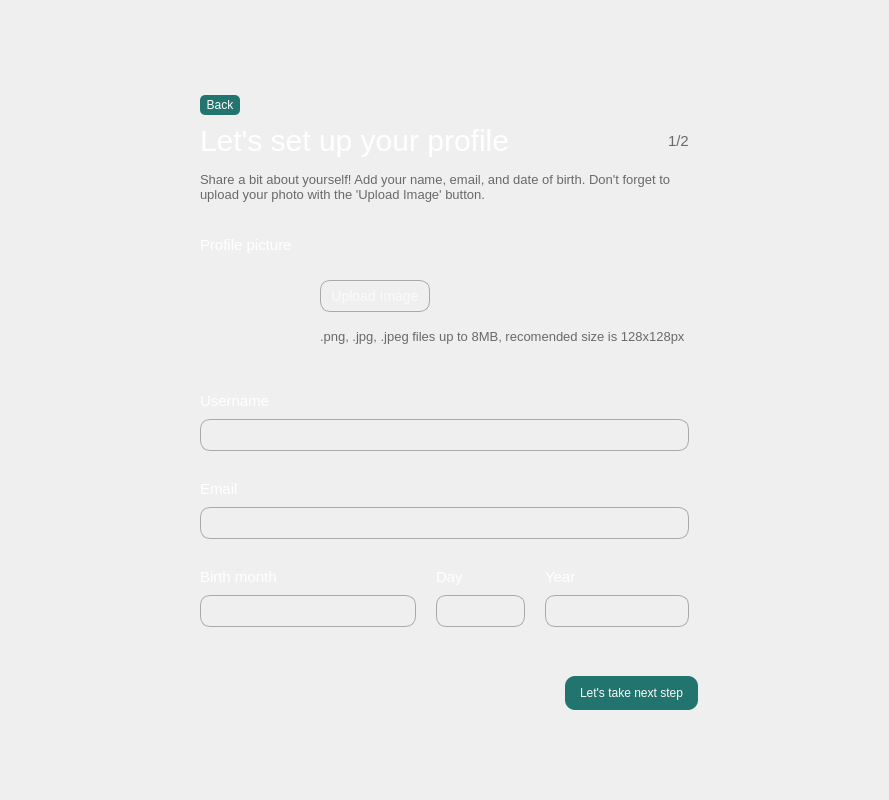
<?xml version="1.0" encoding="UTF-8"?>
<ui version="4.0">
 <class>registerPersonal</class>
 <widget class="QWidget" name="registerPersonal">
  <property name="windowModality">
   <enum>Qt::WindowModality::NonModal</enum>
  </property>
  <property name="enabled">
   <bool>true</bool>
  </property>
  <property name="geometry">
   <rect>
    <x>0</x>
    <y>0</y>
    <width>889</width>
    <height>800</height>
   </rect>
  </property>
  <property name="sizePolicy">
   <sizepolicy hsizetype="Preferred" vsizetype="Preferred">
    <horstretch>0</horstretch>
    <verstretch>0</verstretch>
   </sizepolicy>
  </property>
  <property name="windowTitle">
   <string>Form</string>
  </property>
  <property name="windowOpacity">
   <double>-3.000000000000000</double>
  </property>
  <property name="styleSheet">
   <string notr="true">#registerPage {
    font-family: &quot;ClashGrotesk&quot;;
}

QLabel {
    color: #FFFFFF;
}

#setUp {
    font-size: 30px;
}

#profilePicture,
#username,
#email,
#birthMonth,
#day,
#year {
    font-size: 15px;
}

#countPage,
#info,
#uploadRestriction {
    color: #696969;
}

#countPage {
    font-size: 15px;
}

#info,
#uploadRestriction {
    font-size: 13px; 
}

#uploadImageButton,
#usernameEdit,
#emailEdit,
#birthMonthBox,
#dayBox,
#yearBox {
	 height: 20px;
    font-size: 14px;
    color: #FAFAFA;
    background-color: transparent;
    border: 1px solid #A9A9A9;
    border-radius: 10px;
    padding: 5px 10px;
    outline: none;
}

#usernameEdit:hover,
#emailEdit:hover,
#birthMonthBox:hover,
#dayBox:hover,
#yearBox:hover {
	 border-color: #22756F;
    background-color: #1E1E1E;
    color: #FFFFFF;
}

#next,
#back {
    border: none;
	outline: none;
    background-color: #22756F;
    padding: 10px 15px;
    color: #FAFAFA;
    border-radius: 10px;
}

#next:hover,
#back:hover {
    background-color: #1B5E56;
}

#next:disabled {
    background-color: #154B44;
    color: #E0E0E0;
}

QComboBox {
    border: none;
    padding: 5px;
    background-color: white;
    font-size: 14px;
}

QComboBox::drop-down {
    border: none;
}

QComboBox QAbstractItemView {
    max-height: 200px;
    border: none;
    background-color: transparent;
    selection-background-color: #22756F;
    margin-top: 5px;
	outline: none;
}

QComboBox QAbstractItemView::item:hover {
    background-color: #18524e;
    color: #FFFFFF;
	outline: none;
}


#back {
	padding: 2px 5px;
    border-radius: 5px;;
}
</string>
  </property>
  <layout class="QVBoxLayout" name="verticalLayout_7">
   <item>
    <widget class="QFrame" name="frame">
     <property name="sizePolicy">
      <sizepolicy hsizetype="Preferred" vsizetype="Preferred">
       <horstretch>0</horstretch>
       <verstretch>0</verstretch>
      </sizepolicy>
     </property>
     <property name="frameShape">
      <enum>QFrame::Shape::NoFrame</enum>
     </property>
     <property name="frameShadow">
      <enum>QFrame::Shadow::Raised</enum>
     </property>
     <layout class="QVBoxLayout" name="verticalLayout_4">
      <property name="leftMargin">
       <number>180</number>
      </property>
      <property name="topMargin">
       <number>70</number>
      </property>
      <property name="rightMargin">
       <number>180</number>
      </property>
      <property name="bottomMargin">
       <number>70</number>
      </property>
      <item>
       <widget class="QFrame" name="title">
        <property name="sizePolicy">
         <sizepolicy hsizetype="Minimum" vsizetype="Fixed">
          <horstretch>0</horstretch>
          <verstretch>0</verstretch>
         </sizepolicy>
        </property>
        <property name="frameShape">
         <enum>QFrame::Shape::NoFrame</enum>
        </property>
        <property name="frameShadow">
         <enum>QFrame::Shadow::Plain</enum>
        </property>
        <layout class="QVBoxLayout" name="verticalLayout_2">
         <item>
          <widget class="QPushButton" name="back">
           <property name="sizePolicy">
            <sizepolicy hsizetype="Preferred" vsizetype="Preferred">
             <horstretch>0</horstretch>
             <verstretch>0</verstretch>
            </sizepolicy>
           </property>
           <property name="minimumSize">
            <size>
             <width>40</width>
             <height>20</height>
            </size>
           </property>
           <property name="maximumSize">
            <size>
             <width>40</width>
             <height>20</height>
            </size>
           </property>
           <property name="text">
            <string>Back</string>
           </property>
          </widget>
         </item>
         <item>
          <layout class="QHBoxLayout" name="setUpFrame">
           <item>
            <widget class="QLabel" name="setUp">
             <property name="sizePolicy">
              <sizepolicy hsizetype="Fixed" vsizetype="Fixed">
               <horstretch>0</horstretch>
               <verstretch>0</verstretch>
              </sizepolicy>
             </property>
             <property name="styleSheet">
              <string notr="true"/>
             </property>
             <property name="text">
              <string>Let's set up your profile</string>
             </property>
            </widget>
           </item>
           <item alignment="Qt::AlignmentFlag::AlignRight">
            <widget class="QLabel" name="countPage">
             <property name="sizePolicy">
              <sizepolicy hsizetype="Minimum" vsizetype="Ignored">
               <horstretch>0</horstretch>
               <verstretch>0</verstretch>
              </sizepolicy>
             </property>
             <property name="font">
              <font>
               <pointsize>-1</pointsize>
              </font>
             </property>
             <property name="text">
              <string>1/2</string>
             </property>
            </widget>
           </item>
          </layout>
         </item>
         <item>
          <widget class="QLabel" name="info">
           <property name="sizePolicy">
            <sizepolicy hsizetype="Minimum" vsizetype="Fixed">
             <horstretch>0</horstretch>
             <verstretch>0</verstretch>
            </sizepolicy>
           </property>
           <property name="autoFillBackground">
            <bool>false</bool>
           </property>
           <property name="text">
            <string>Share a bit about yourself! Add your name, email, and date of birth. Don't forget to upload your photo with the 'Upload Image' button.</string>
           </property>
           <property name="wordWrap">
            <bool>true</bool>
           </property>
          </widget>
         </item>
        </layout>
       </widget>
      </item>
      <item>
       <widget class="QFrame" name="uploadImage">
        <property name="sizePolicy">
         <sizepolicy hsizetype="Fixed" vsizetype="Fixed">
          <horstretch>0</horstretch>
          <verstretch>0</verstretch>
         </sizepolicy>
        </property>
        <property name="frameShape">
         <enum>QFrame::Shape::NoFrame</enum>
        </property>
        <property name="frameShadow">
         <enum>QFrame::Shadow::Raised</enum>
        </property>
        <layout class="QVBoxLayout" name="verticalLayout_3">
         <property name="spacing">
          <number>9</number>
         </property>
         <item>
          <widget class="QLabel" name="profilePicture">
           <property name="sizePolicy">
            <sizepolicy hsizetype="Minimum" vsizetype="Fixed">
             <horstretch>0</horstretch>
             <verstretch>0</verstretch>
            </sizepolicy>
           </property>
           <property name="font">
            <font>
             <pointsize>-1</pointsize>
             <italic>false</italic>
             <bold>false</bold>
            </font>
           </property>
           <property name="text">
            <string>Profile picture</string>
           </property>
          </widget>
         </item>
         <item>
          <layout class="QHBoxLayout" name="horizontalLayout">
           <property name="spacing">
            <number>20</number>
           </property>
           <property name="topMargin">
            <number>0</number>
           </property>
           <item>
            <widget class="QLabel" name="profilePixmap">
             <property name="minimumSize">
              <size>
               <width>100</width>
               <height>100</height>
              </size>
             </property>
             <property name="maximumSize">
              <size>
               <width>100</width>
               <height>100</height>
              </size>
             </property>
             <property name="styleSheet">
              <string notr="true"/>
             </property>
             <property name="text">
              <string/>
             </property>
             <property name="scaledContents">
              <bool>true</bool>
             </property>
            </widget>
           </item>
           <item>
            <layout class="QVBoxLayout" name="verticalLayout">
             <property name="spacing">
              <number>0</number>
             </property>
             <item>
              <widget class="QPushButton" name="uploadImageButton">
               <property name="sizePolicy">
                <sizepolicy hsizetype="Fixed" vsizetype="Fixed">
                 <horstretch>0</horstretch>
                 <verstretch>0</verstretch>
                </sizepolicy>
               </property>
               <property name="text">
                <string>Upload Image</string>
               </property>
              </widget>
             </item>
             <item>
              <widget class="QLabel" name="uploadRestriction">
               <property name="sizePolicy">
                <sizepolicy hsizetype="Fixed" vsizetype="Fixed">
                 <horstretch>0</horstretch>
                 <verstretch>0</verstretch>
                </sizepolicy>
               </property>
               <property name="text">
                <string>.png, .jpg, .jpeg files up to 8MB, recomended size is 128x128px</string>
               </property>
              </widget>
             </item>
            </layout>
           </item>
          </layout>
         </item>
        </layout>
       </widget>
      </item>
      <item>
       <widget class="QFrame" name="usernameFrame">
        <property name="sizePolicy">
         <sizepolicy hsizetype="Minimum" vsizetype="Fixed">
          <horstretch>0</horstretch>
          <verstretch>0</verstretch>
         </sizepolicy>
        </property>
        <property name="frameShape">
         <enum>QFrame::Shape::NoFrame</enum>
        </property>
        <property name="frameShadow">
         <enum>QFrame::Shadow::Plain</enum>
        </property>
        <layout class="QVBoxLayout" name="verticalLayout_5">
         <property name="spacing">
          <number>9</number>
         </property>
         <item>
          <widget class="QLabel" name="username">
           <property name="sizePolicy">
            <sizepolicy hsizetype="Fixed" vsizetype="Fixed">
             <horstretch>0</horstretch>
             <verstretch>0</verstretch>
            </sizepolicy>
           </property>
           <property name="text">
            <string>Username</string>
           </property>
          </widget>
         </item>
         <item>
          <widget class="QLineEdit" name="usernameEdit">
           <property name="sizePolicy">
            <sizepolicy hsizetype="Preferred" vsizetype="Preferred">
             <horstretch>0</horstretch>
             <verstretch>0</verstretch>
            </sizepolicy>
           </property>
          </widget>
         </item>
        </layout>
       </widget>
      </item>
      <item>
       <widget class="QFrame" name="emailFrame">
        <property name="sizePolicy">
         <sizepolicy hsizetype="Minimum" vsizetype="Fixed">
          <horstretch>0</horstretch>
          <verstretch>0</verstretch>
         </sizepolicy>
        </property>
        <property name="frameShape">
         <enum>QFrame::Shape::NoFrame</enum>
        </property>
        <property name="frameShadow">
         <enum>QFrame::Shadow::Raised</enum>
        </property>
        <layout class="QVBoxLayout" name="verticalLayout_6">
         <property name="spacing">
          <number>9</number>
         </property>
         <property name="bottomMargin">
          <number>9</number>
         </property>
         <item>
          <widget class="QLabel" name="email">
           <property name="sizePolicy">
            <sizepolicy hsizetype="Fixed" vsizetype="Fixed">
             <horstretch>0</horstretch>
             <verstretch>0</verstretch>
            </sizepolicy>
           </property>
           <property name="text">
            <string>Email</string>
           </property>
          </widget>
         </item>
         <item>
          <widget class="QLineEdit" name="emailEdit">
           <property name="sizePolicy">
            <sizepolicy hsizetype="Preferred" vsizetype="Preferred">
             <horstretch>0</horstretch>
             <verstretch>0</verstretch>
            </sizepolicy>
           </property>
          </widget>
         </item>
        </layout>
       </widget>
      </item>
      <item>
       <widget class="QFrame" name="BirthDate">
        <property name="sizePolicy">
         <sizepolicy hsizetype="Preferred" vsizetype="Maximum">
          <horstretch>0</horstretch>
          <verstretch>0</verstretch>
         </sizepolicy>
        </property>
        <property name="frameShape">
         <enum>QFrame::Shape::NoFrame</enum>
        </property>
        <property name="frameShadow">
         <enum>QFrame::Shadow::Raised</enum>
        </property>
        <layout class="QHBoxLayout" name="horizontalLayout_2" stretch="3,1,2">
         <property name="spacing">
          <number>20</number>
         </property>
         <item>
          <layout class="QVBoxLayout" name="birthMonthLayout">
           <property name="spacing">
            <number>9</number>
           </property>
           <property name="bottomMargin">
            <number>20</number>
           </property>
           <item>
            <widget class="QLabel" name="birthMonth">
             <property name="sizePolicy">
              <sizepolicy hsizetype="Minimum" vsizetype="Fixed">
               <horstretch>0</horstretch>
               <verstretch>0</verstretch>
              </sizepolicy>
             </property>
             <property name="text">
              <string>Birth month</string>
             </property>
            </widget>
           </item>
           <item>
            <widget class="QComboBox" name="birthMonthBox">
             <property name="sizePolicy">
              <sizepolicy hsizetype="Preferred" vsizetype="Fixed">
               <horstretch>0</horstretch>
               <verstretch>0</verstretch>
              </sizepolicy>
             </property>
             <property name="maxVisibleItems">
              <number>6</number>
             </property>
            </widget>
           </item>
          </layout>
         </item>
         <item>
          <layout class="QVBoxLayout" name="dayLayout">
           <property name="spacing">
            <number>9</number>
           </property>
           <property name="bottomMargin">
            <number>20</number>
           </property>
           <item>
            <widget class="QLabel" name="day">
             <property name="sizePolicy">
              <sizepolicy hsizetype="Minimum" vsizetype="Fixed">
               <horstretch>0</horstretch>
               <verstretch>0</verstretch>
              </sizepolicy>
             </property>
             <property name="text">
              <string>Day</string>
             </property>
            </widget>
           </item>
           <item>
            <widget class="QComboBox" name="dayBox">
             <property name="sizePolicy">
              <sizepolicy hsizetype="Preferred" vsizetype="Fixed">
               <horstretch>0</horstretch>
               <verstretch>0</verstretch>
              </sizepolicy>
             </property>
             <property name="maxVisibleItems">
              <number>6</number>
             </property>
            </widget>
           </item>
          </layout>
         </item>
         <item>
          <layout class="QVBoxLayout" name="YearLayout">
           <property name="spacing">
            <number>9</number>
           </property>
           <property name="topMargin">
            <number>0</number>
           </property>
           <property name="bottomMargin">
            <number>20</number>
           </property>
           <item>
            <widget class="QLabel" name="year">
             <property name="sizePolicy">
              <sizepolicy hsizetype="Minimum" vsizetype="Fixed">
               <horstretch>0</horstretch>
               <verstretch>0</verstretch>
              </sizepolicy>
             </property>
             <property name="text">
              <string>Year</string>
             </property>
            </widget>
           </item>
           <item>
            <widget class="QComboBox" name="yearBox">
             <property name="sizePolicy">
              <sizepolicy hsizetype="Preferred" vsizetype="Fixed">
               <horstretch>0</horstretch>
               <verstretch>0</verstretch>
              </sizepolicy>
             </property>
             <property name="mouseTracking">
              <bool>true</bool>
             </property>
             <property name="acceptDrops">
              <bool>false</bool>
             </property>
             <property name="maxVisibleItems">
              <number>2</number>
             </property>
             <property name="sizeAdjustPolicy">
              <enum>QComboBox::SizeAdjustPolicy::AdjustToContents</enum>
             </property>
             <property name="frame">
              <bool>true</bool>
             </property>
            </widget>
           </item>
          </layout>
         </item>
        </layout>
       </widget>
      </item>
      <item>
       <widget class="QFrame" name="nextFrame">
        <property name="sizePolicy">
         <sizepolicy hsizetype="Preferred" vsizetype="Maximum">
          <horstretch>0</horstretch>
          <verstretch>0</verstretch>
         </sizepolicy>
        </property>
        <property name="frameShape">
         <enum>QFrame::Shape::NoFrame</enum>
        </property>
        <property name="frameShadow">
         <enum>QFrame::Shadow::Raised</enum>
        </property>
        <layout class="QHBoxLayout" name="horizontalLayout_4">
         <property name="spacing">
          <number>0</number>
         </property>
         <property name="leftMargin">
          <number>0</number>
         </property>
         <property name="rightMargin">
          <number>0</number>
         </property>
         <property name="bottomMargin">
          <number>0</number>
         </property>
         <item alignment="Qt::AlignmentFlag::AlignRight">
          <widget class="QPushButton" name="next">
           <property name="enabled">
            <bool>true</bool>
           </property>
           <property name="sizePolicy">
            <sizepolicy hsizetype="Fixed" vsizetype="Fixed">
             <horstretch>0</horstretch>
             <verstretch>0</verstretch>
            </sizepolicy>
           </property>
           <property name="text">
            <string>Let's take next step</string>
           </property>
          </widget>
         </item>
        </layout>
       </widget>
      </item>
     </layout>
    </widget>
   </item>
  </layout>
 </widget>
 <resources>
  <include location="../resources.qrc"/>
 </resources>
 <connections/>
</ui>
